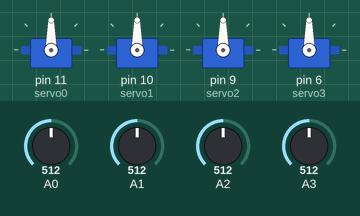
Recording of a sketch running on a simulated Arduino Uno, built with avr-gcc and run on an emulated ATmega328P. Shown: 4 × servo. The test bench sets the inputs (shaded band); at power-on: A0 = 512, A1 = 512, A2 = 512, A3 = 512.

Above: at 1.2 s.
1.3 s: A0 set to 716
At 1.9 s:
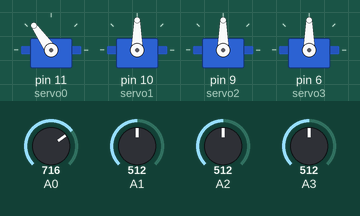
2.8 s: A1 set to 716
At 3.1 s:
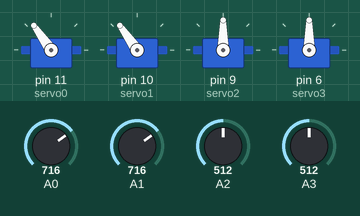
4.3 s: A2 set to 716
At 5.4 s:
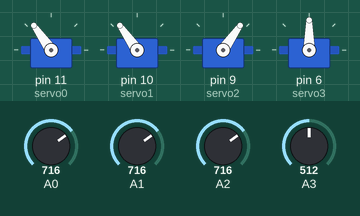
5.8 s: A3 set to 716
At 6.6 s:
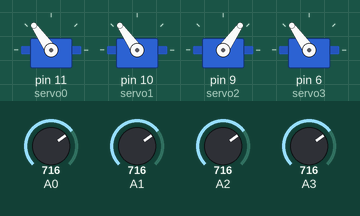
7.3 s: A0 set to 992
At 7.7 s:
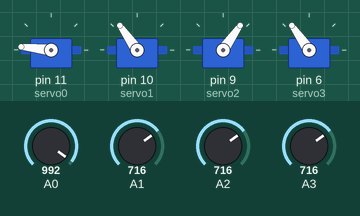
8.8 s: A1 set to 992
At 10.0 s:
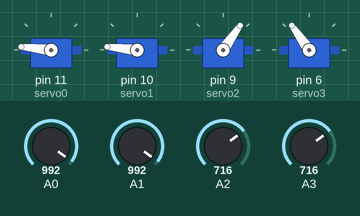
Timing chart, 0 to 11.3 s (numbered marks = the images above; inputs shaded):
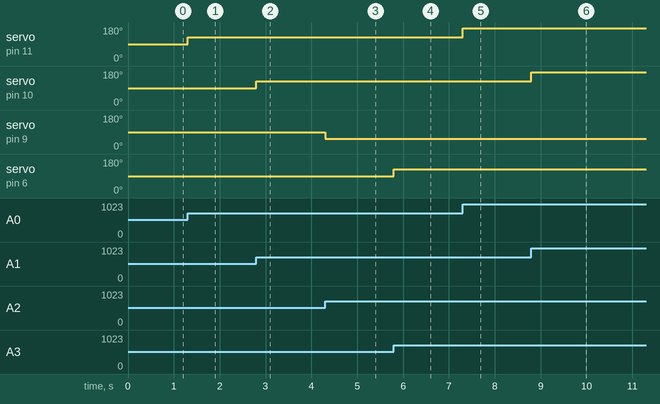

Measured:
- after the input at 1.3 s, servo on pin 11 (servo0): 90° → 125° at once
- after the input at 2.8 s, servo on pin 10 (servo1): 90° → 125° at once
- after the input at 4.3 s, servo on pin 9 (servo2): 90° → 55° at once
- after the input at 5.8 s, servo on pin 6 (servo3): 90° → 125° at once
- after the input at 7.3 s, servo on pin 11 (servo0): 125° → 174° at once
- after the input at 8.8 s, servo on pin 10 (servo1): 125° → 174° at once

The sketch:

robotic_arm_with_no_record1.ino
```cpp
#include <Servo.h>
Servo servo0;
Servo servo1;
Servo servo2;
Servo servo3;
int sensorvalue0;
int sensorvalue1;
int sensorvalue2;
int sensorvalue3;
void setup()
{
  pinMode(A0,INPUT);
  pinMode(11,OUTPUT);
  servo0.attach(11);

  pinMode(A1,INPUT);
  pinMode(10,OUTPUT);
  servo1.attach(10);

  pinMode(A2,INPUT);
  pinMode(9,OUTPUT);
  servo2.attach(9);

  pinMode(A3,INPUT);
  pinMode(6,OUTPUT);
  servo3.attach(6);
}

void loop()
{
  sensorvalue0 = analogRead(A0);
  sensorvalue0 = map(sensorvalue0, 0, 1023, 0, 180);
  servo0.write(sensorvalue0);
  sensorvalue1 = analogRead(A1);
  sensorvalue1 = map(sensorvalue1, 0, 1023, 0, 180);
  servo1.write(sensorvalue1);
  sensorvalue2 = analogRead(A2);
  sensorvalue2 = map(sensorvalue2, 0, 1023, 180, 0);
  servo2.write(sensorvalue2);
  sensorvalue3 = analogRead(A3);
  sensorvalue3 = map(sensorvalue3, 0, 1023, 0, 180);
  servo3.write(sensorvalue3);
}
```
